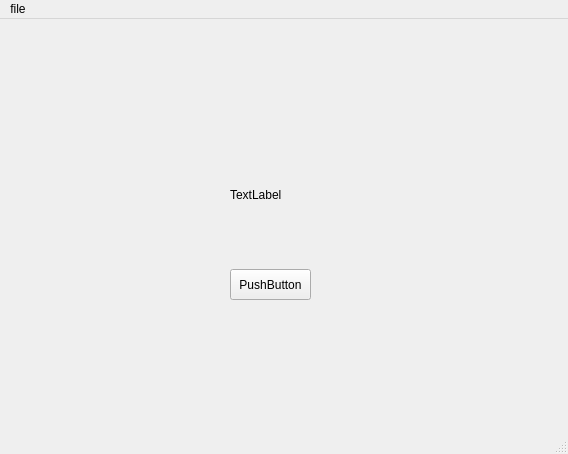
<?xml version="1.0" encoding="UTF-8"?>
<ui version="4.0">
 <class>MainWindow</class>
 <widget class="QMainWindow" name="MainWindow">
  <property name="geometry">
   <rect>
    <x>0</x>
    <y>0</y>
    <width>568</width>
    <height>454</height>
   </rect>
  </property>
  <property name="windowTitle">
   <string>MainWindow</string>
  </property>
  <widget class="QWidget" name="centralwidget">
   <widget class="QPushButton" name="pushButton">
    <property name="geometry">
     <rect>
      <x>260</x>
      <y>450</y>
      <width>121</width>
      <height>31</height>
     </rect>
    </property>
    <property name="text">
     <string>PushButton</string>
    </property>
   </widget>
   <widget class="QLabel" name="label">
    <property name="geometry">
     <rect>
      <x>230</x>
      <y>160</y>
      <width>81</width>
      <height>31</height>
     </rect>
    </property>
    <property name="text">
     <string>TextLabel</string>
    </property>
   </widget>
   <widget class="QPushButton" name="pushButton_2">
    <property name="geometry">
     <rect>
      <x>230</x>
      <y>250</y>
      <width>81</width>
      <height>31</height>
     </rect>
    </property>
    <property name="text">
     <string>PushButton</string>
    </property>
   </widget>
  </widget>
  <widget class="QMenuBar" name="menubar">
   <property name="geometry">
    <rect>
     <x>0</x>
     <y>0</y>
     <width>568</width>
     <height>18</height>
    </rect>
   </property>
   <widget class="QMenu" name="menufile">
    <property name="title">
     <string>file</string>
    </property>
   </widget>
   <addaction name="menufile"/>
  </widget>
  <widget class="QStatusBar" name="statusbar"/>
 </widget>
 <resources/>
 <connections/>
</ui>
